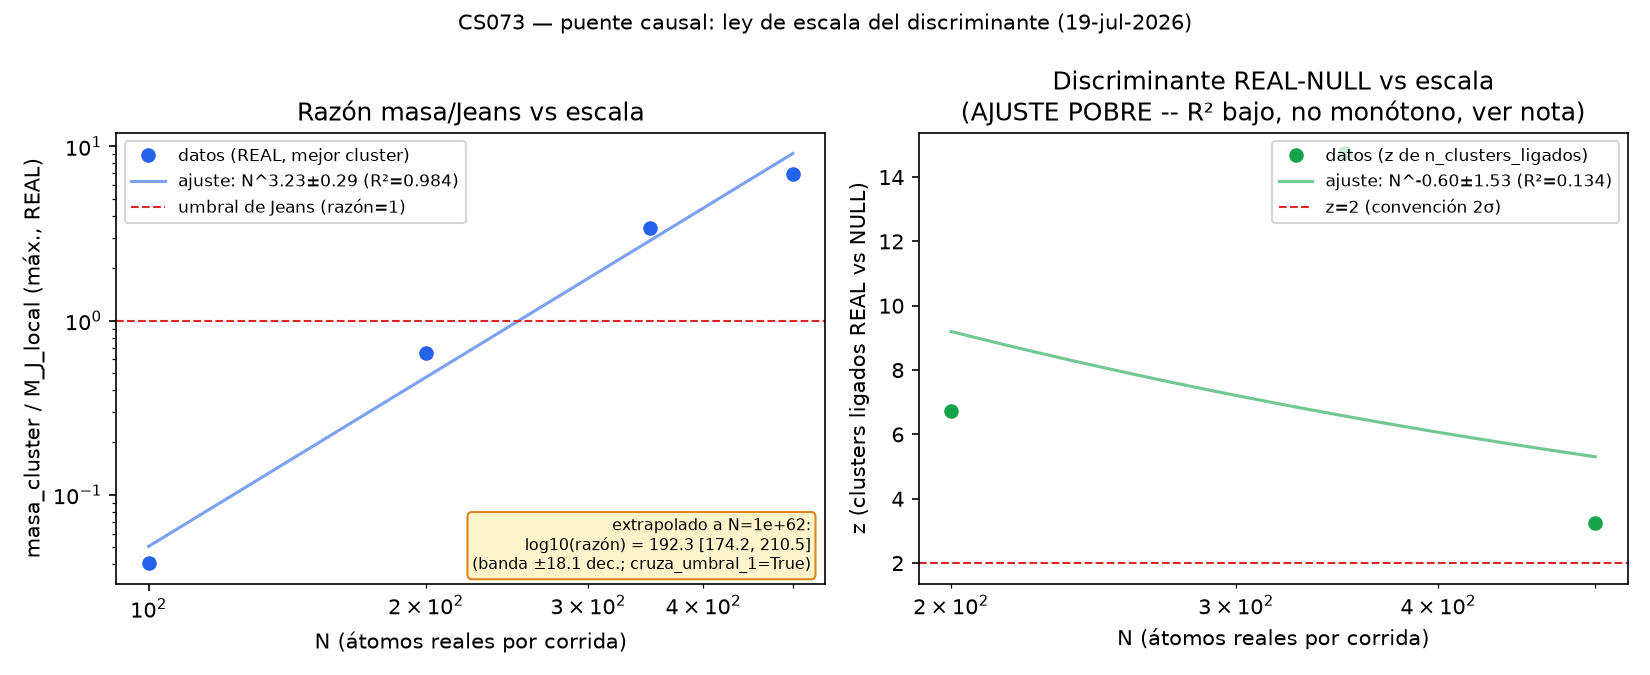

Here is the Python script that generated this plot:
# Genera la figura log-log pedida: z(N) y (masa/M_J)(N), con la ley ajustada y la extrapolación anotada.
# No se grafica N_fisico en el mismo eje que los datos (1e62 vs 500 -- 60 ordenes de magnitud harian
# ilegible el rango real medido); se anota como texto con su banda de incertidumbre, honesto sobre la
# distancia real entre lo medido y lo extrapolado.
import json
import numpy as np
import matplotlib
matplotlib.use("Agg")
import matplotlib.pyplot as plt

from cs073_ley_escala import ajustar_ley_potencia, extrapolar, N_FISICO_POP_III

with open("cs073_ley_escala_resultados.json") as f:
    filas = json.load(f)

ok = [f for f in filas if f.get("ok")]
Ns = np.array([f["N"] for f in ok], float)
razones = np.array([f["razon_jeans_real"] for f in ok], float)
zs_all = [f["z_ligados"] for f in ok]
Ns_z = np.array([f["N"] for f, z in zip(ok, zs_all) if z is not None], float)
zs = np.array([z for z in zs_all if z is not None], float)

ajuste_r = ajustar_ley_potencia(Ns, razones)
ajuste_z = ajustar_ley_potencia(Ns_z, zs)
extra_r = extrapolar(ajuste_r, N_FISICO_POP_III)
extra_z = extrapolar(ajuste_z, N_FISICO_POP_III) if ajuste_z.get("ok") else None

fig, axes = plt.subplots(1, 2, figsize=(11, 4.5))

# --- panel 1: razon masa/M_J vs N ---
ax = axes[0]
mask = razones > 0
ax.loglog(Ns[mask], razones[mask], "o", color="#2563eb", label="datos (REAL, mejor cluster)", zorder=3)
if ajuste_r.get("ok"):
    Nfit = np.linspace(Ns[mask].min(), Ns[mask].max(), 50)
    yfit = 10 ** (ajuste_r["alpha"] * np.log10(Nfit) + ajuste_r["log10_A"])
    ax.loglog(Nfit, yfit, "-", color="#2563eb", alpha=0.6,
               label=f"ajuste: N^{ajuste_r['alpha']:.2f}±{ajuste_r['error_alpha']:.2f} (R²={ajuste_r['R2']:.3f})")
ax.axhline(1.0, color="#dc2626", linestyle="--", linewidth=1, label="umbral de Jeans (razón=1)")
ax.set_xlabel("N (átomos reales por corrida)")
ax.set_ylabel("masa_cluster / M_J_local (máx., REAL)")
ax.set_title("Razón masa/Jeans vs escala")
ax.legend(fontsize=8, loc="upper left")
txt = (f"extrapolado a N={N_FISICO_POP_III:.0e}:\nlog10(razón) = {extra_r['log10_y_central']:.1f} "
       f"[{extra_r['log10_y_lo']:.1f}, {extra_r['log10_y_hi']:.1f}]\n"
       f"(banda ±{extra_r['delta_log10']:.1f} dec.; cruza_umbral_1={extra_r['cruza_umbral_1']})")
ax.text(0.98, 0.02, txt, transform=ax.transAxes, fontsize=7.5, ha="right", va="bottom",
        bbox=dict(boxstyle="round", fc="#fef3c7", ec="#d97706", alpha=0.9))

# --- panel 2: z-score (clusters ligados REAL vs NULL) vs N ---
ax = axes[1]
ax.set_xscale("log")
ax.plot(Ns_z, zs, "o", color="#16a34a", label="datos (z de n_clusters_ligados)", zorder=3)
if ajuste_z.get("ok"):
    Nfit = np.linspace(Ns_z.min(), Ns_z.max(), 50)
    yfit = 10 ** (ajuste_z["alpha"] * np.log10(Nfit) + ajuste_z["log10_A"])
    ax.plot(Nfit, yfit, "-", color="#16a34a", alpha=0.6,
             label=f"ajuste: N^{ajuste_z['alpha']:.2f}±{ajuste_z['error_alpha']:.2f} (R²={ajuste_z['R2']:.3f})")
ax.axhline(2.0, color="#dc2626", linestyle="--", linewidth=1, label="z=2 (convención 2σ)")
ax.set_xlabel("N (átomos reales por corrida)")
ax.set_ylabel("z (clusters ligados REAL vs NULL)")
ax.set_title("Discriminante REAL-NULL vs escala\n(AJUSTE POBRE -- R² bajo, no monótono, ver nota)")
ax.legend(fontsize=8, loc="upper right")

fig.suptitle("CS073 — puente causal: ley de escala del discriminante (19-jul-2026)", fontsize=10)
fig.tight_layout()
fig.savefig("cs073_ley_escala_figura.png", dpi=150)
print("guardado: cs073_ley_escala_figura.png")
print(json.dumps(dict(ajuste_razon=ajuste_r, ajuste_z=ajuste_z, extrapolacion_razon=extra_r, extrapolacion_z=extra_z),
                  indent=2, default=str))
